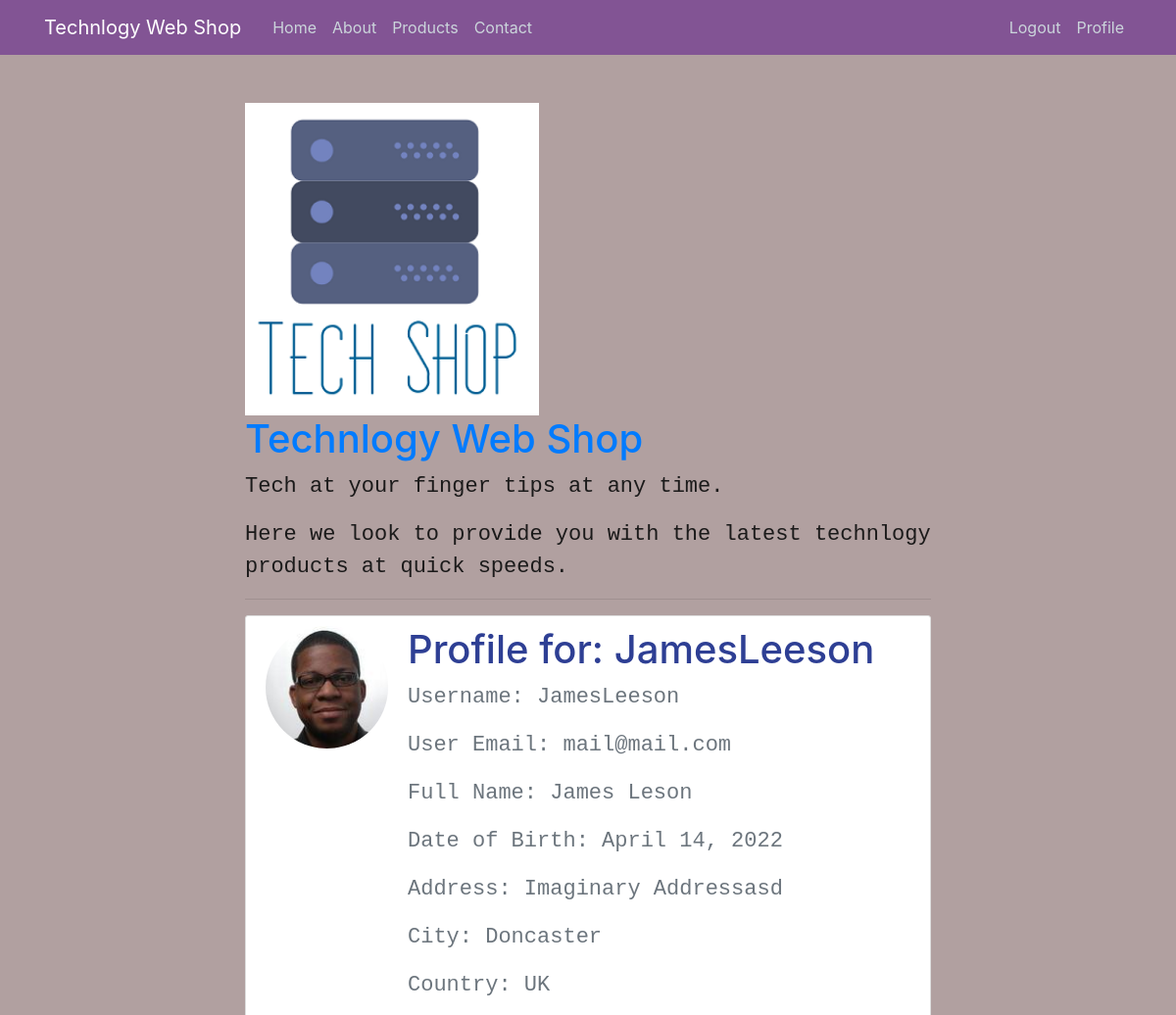
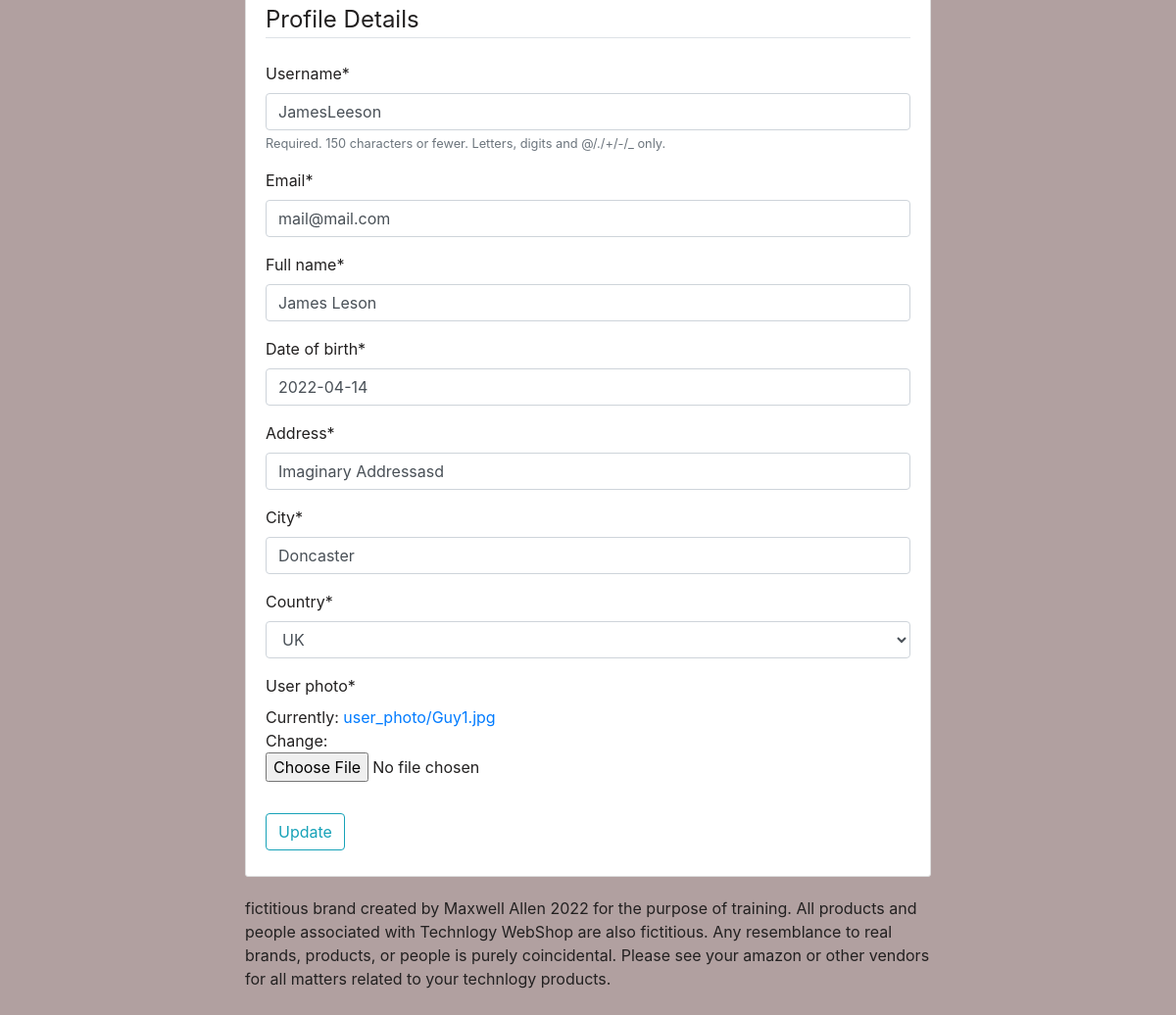
The app's page /WebShopApp/profile/ (signed in) with its own data (2 pictures, top to bottom).
### WebShopApp/models.py (models this page shows)
class Profile(models.Model):
    profile_id = models.AutoField(primary_key=True, blank=False)
    user = models.OneToOneField(User, on_delete=models.CASCADE)
    full_name = models.CharField(max_length=30, null=False)
    date_of_birth = models.DateField(null=True)
    address = models.CharField(max_length=50, null=False)
    city = models.CharField(max_length=50, null=False)
    COUNTRY_CHOICES = [('UK', 'UK'), ('France', 'France'), ('Germany', 'Germany'), ('Spain', 'Spain')]
    country = models.CharField(max_length=15, choices=COUNTRY_CHOICES, null=False)
    user_photo = models.ImageField(default='default.jpg', upload_to = 'user_photo/')

### WebShopApp/views.py (the view)
# urls.py: path('profile/', views.profile, name='profile'),
@login_required
def profile(request):
        u_form = UserUpdateForm(request.POST, instance=request.user)
        p_form = ProfileUpdateForm(request.POST, request.FILES, instance=request.user.profile)
        if u_form.is_valid and p_form.is_valid():
            u_form.save()
            p_form.save()
            messages.success(request, f'Your account has been successfully updated')
            return redirect('profile')
        else:
            u_form = UserUpdateForm(instance=request.user)
            p_form = ProfileUpdateForm(instance=request.user.profile)
        context = {'u_form': u_form, 'p_form': p_form}
        return render(request, 'profile.html', context)

### WebShopApp/forms.py
class UserUpdateForm(forms.ModelForm):
    email = forms.EmailField()
    class Meta:
        model = User
        fields = ['username', 'email']

class ProfileUpdateForm(forms.ModelForm):
    class Meta:
        model = Profile
        fields = ['profile_id', 'full_name', 'date_of_birth', 'address', 'city', 'country', 'user_photo']

### WebShopApp/templates/profile.html (shortened to what this page needs)
{% extends "base.html" %}
{% load crispy_forms_tags %}
{% block content %}
<div class="content-section">
    <div class="media">
    <p><img class="rounded-circle account-img"
    src="{{user.profile.user_photo.url}}"></p>
    <div class="media-body">
    <h2 class="account-heading">Profile for: {{user.username}}</h2>
    <p class="text-secondary">Username: {{user.username}}</p>
    <p class="text-secondary">User Email: {{user.email}}</p>
    <p class="text-secondary">Full Name: {{user.profile.full_name}}</p>
    <p class="text-secondary">Date of Birth: {{user.profile.date_of_birth}}</p>
    <p class="text-secondary">Address: {{user.profile.address}}</p>
    <p class="text-secondary">City: {{user.profile.city}}</p>
    <p class="text-secondary">Country: {{user.profile.country}}</p>
    </div>
    </div>
    <form method="POST" enctype="multipart/form-data">
    <fieldset class="form-group">
            <legend class="border-bottom mb-4">
            Profile Details
            </legend>
            {{ u_form|crispy }}
            {{ p_form|crispy }}
            </fieldset>
     <div class="form-group">
                <button class="btn btn-outline-info" type="submit">
                Update </button>
                </div>
                </form>
    </div>
{% endblock content %}

### WebShopApp/static/css/styles.css (style rules this page uses)
body { background: #b1a0a0; color: #222020; margin-top:105; margin-bottom:55; margin-left:250; margin-right:250; }
p { font-family: courier; font-size: 22px; color:rgb(27, 26, 26) }
h1, h2, h3, h4, h5, h6 { color: #2e3f94; }
.content-section { background: #ffffff; padding: 10px 20px; border: 1px solid #dddddd; border-radius: 3px; margin-bottom: 20px; }
img { width:100%; max-width:300px; }
.account-img { height: 125px; width: 125px; margin-right: 20px; margin-bottom: 16px; }
.account-heading { font-size: 2.5rem; }

### records on screen
Profile: full_name "James Leson", date_of_birth "2022-04-14", address "Imaginary Addressasd", city "Doncaster", country "UK"

### other values on screen
{{ user.username }} "JamesLeeson"
{{ user.email }} "mail@mail.com"
{{ user.profile.full_name }} "James Leson"
{{ user.profile.date_of_birth }} "April 14, 2022"
{{ user.profile.address }} "Imaginary Addressasd"
{{ user.profile.city }} "Doncaster"
{{ user.profile.country }} "UK"
